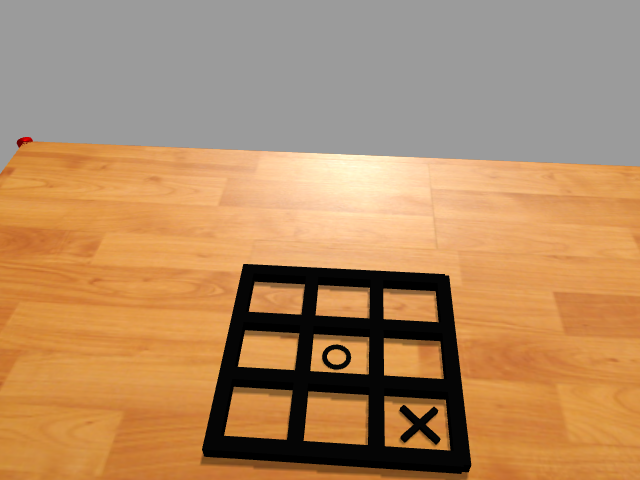
#> input picture src/board_finder/script/kinect_image.png, 640 x 480 px
$ python -i board_vision.py   (imports and definitions only)   (Python 2 division)   (older library calls are emulated)
#> lines starting #> are read from the running program, lines starting #| are printed output that depends on the picture; after the words box and inside, x2 and y2 are one past the last pixel; in counts of white or black regions, pixels touching at a corner belong together
#!/usr/bin/env python

import cv2
import numpy as np
import math
from matplotlib.pyplot import *
from collections import defaultdict
from Board import *
from LineSegment import *
from Point import *
from Cluster import *

angleRange = 5


# [7 lines left out: function checkIntersection, not called in this run]

def find_func(x,y):
    return np.polyfit(x, y, 1)

# [6 lines left out: function find_intersect, not called in this run]

def find_y(func, x):
    return func[0] * x + func[1]


def angle_cos(p0, p1, p2):
    d1, d2 = (p0-p1).astype('float'), (p2-p1).astype('float')
    return abs( np.dot(d1, d2) / np.sqrt( np.dot(d1, d1)*np.dot(d2, d2) ) )

# [387 lines left out: functions find_squares, detectSquares, detectBoard, detectXs, getLongestDimension, houghLines and 6 more, not called in this run]


# [5 lines not run here, left out]


>>> import cv2
>>> picture = cv2.imread('kinect_image.png')
#> picture is the input picture: shape (480, 640, 3); mean B, G, R 99.6, 139.9, 180.4
>>> result = find_squares(picture)
#> the loop in find_squares, `for gray in cv2.split(img):` made 3 passes
#> after the loop in find_squares, `for gray in cv2.split(img):`:
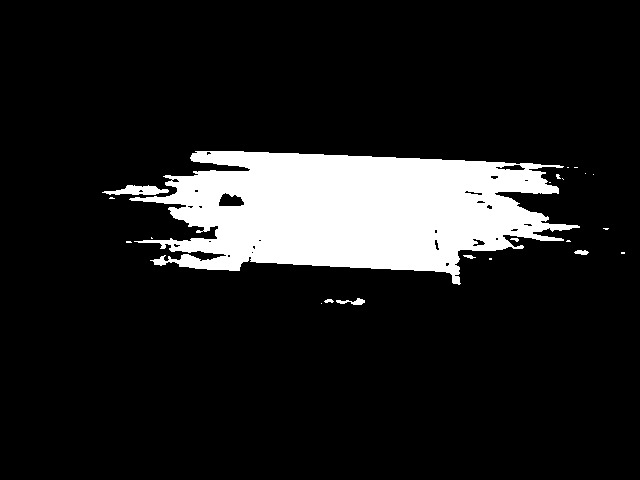
#> b: shape (480, 640); 12.5% white; 22 white regions (15 under 20 px), largest, box (x1, y1, x2, y2) and area: (129, 151, 580, 285) 37573, (102, 185, 169, 195) 404, (336, 298, 365, 305) 103

$ run again, on src/board_finder/script/picture.jpg
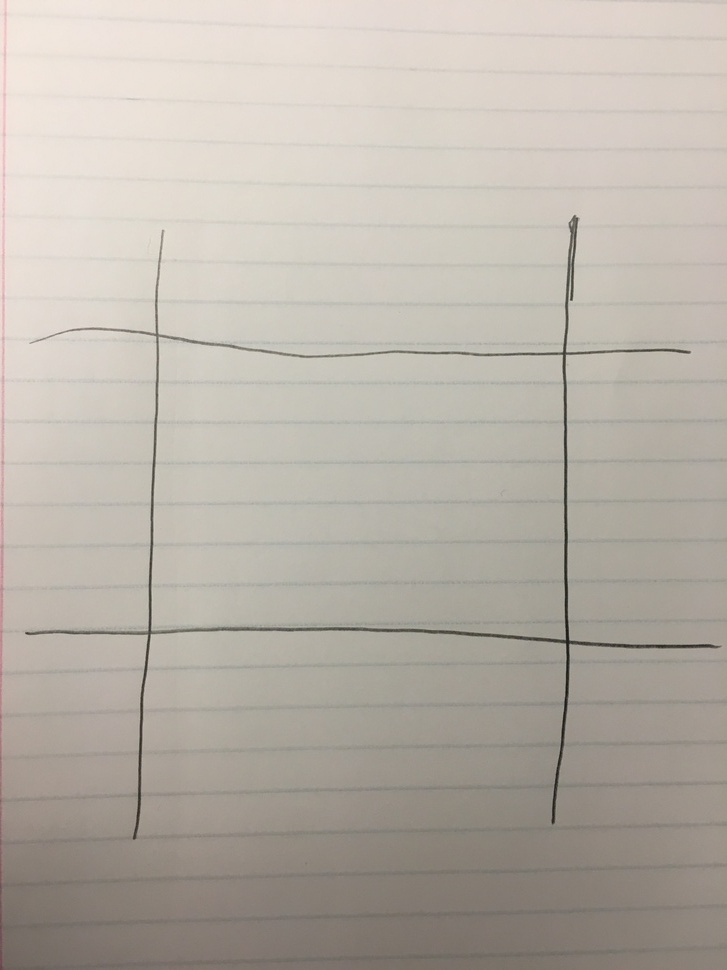
#> input picture src/board_finder/script/picture.jpg, 727 x 970 px, shrunk from 3024 x 4032 before the run
#> picture is the input picture: shape (970, 727, 3); mean B, G, R 168.3, 177.6, 184.3
#> the loop in find_squares, `for gray in cv2.split(img):` made 3 passes
#> after the loop in find_squares, `for gray in cv2.split(img):`:
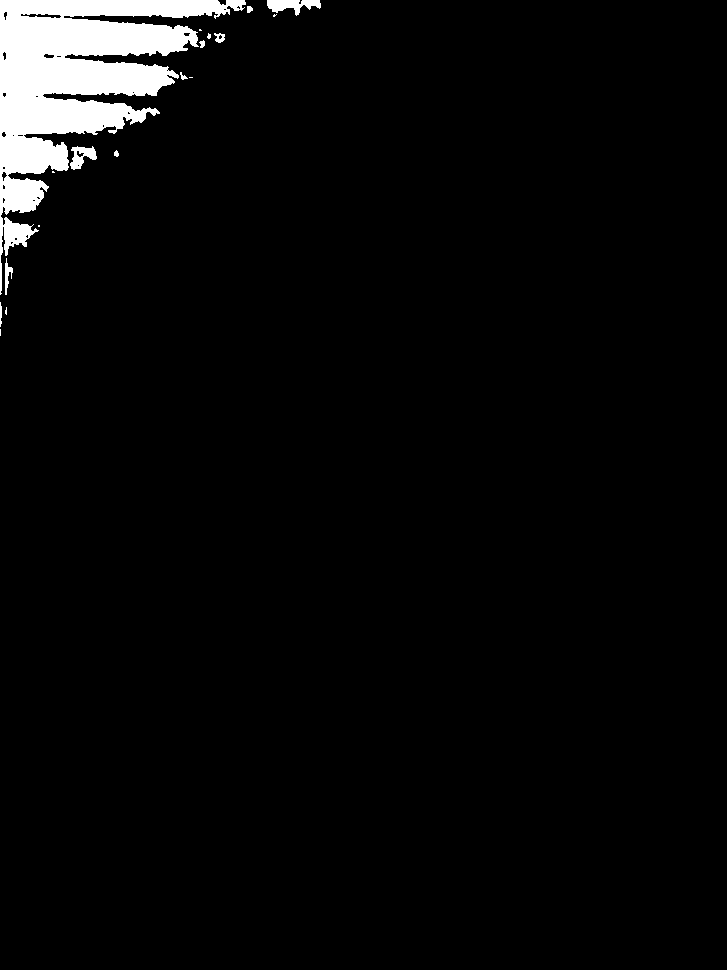
#> b: shape (970, 727); 3.7% white; 18 white regions (8 under 20 px), largest, box (x1, y1, x2, y2) and area: (0, 0, 246, 295) 25078, (267, 0, 321, 16) 486, (70, 146, 97, 170) 349
#> after the loop in find_squares, `for gray in cv2.split(img):`: cnt = contour of 12 points, box (x1, y1, x2, y2) (0, 0, 245, 295), area 18186; max_cos = 0.132; squares = 12 items
